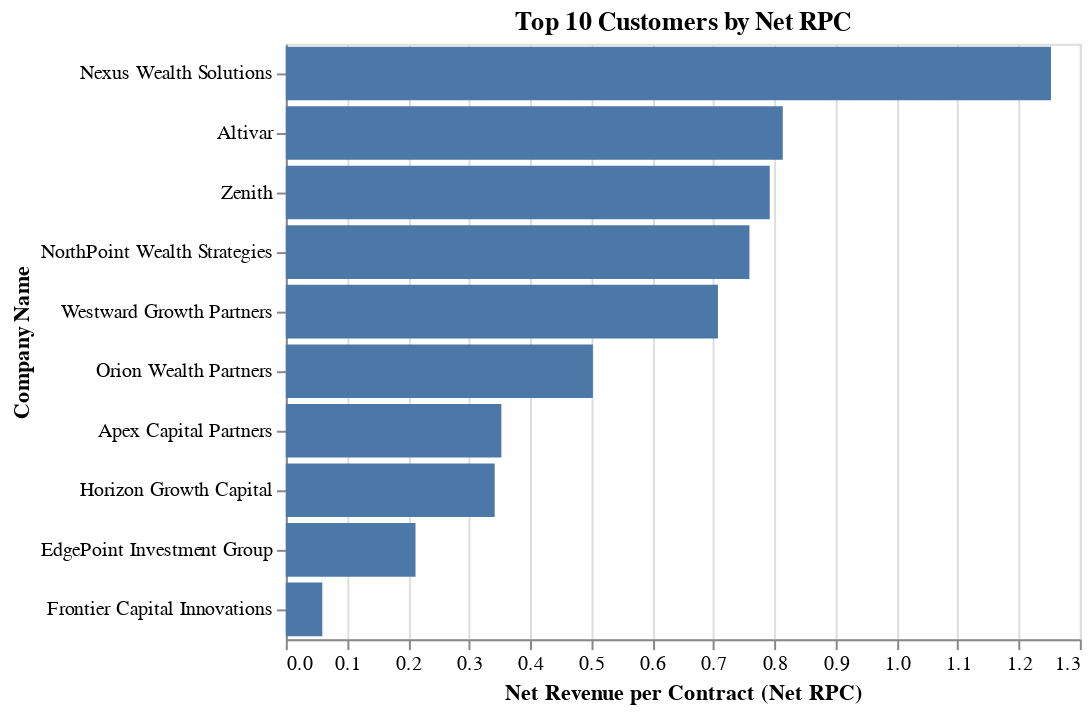

Notebook code cell kept with this figure:
### Markdown cell above
## Top 10 Customers by Net RPC

Net RPC measures profitability per contract. These customers yield the highest average revenue per trade, making them strategically valuable despite their total volume.

### Code cell
rpc_by_customer = df.groupby('Company Name').agg(
    Total_Lots=('Lots', 'sum'),
    Net_Fees=('Net Fees', 'sum')
).reset_index()

rpc_by_customer['Net_RPC'] = rpc_by_customer['Net_Fees'] / rpc_by_customer['Total_Lots']
top_net_rpc_customers = rpc_by_customer.nlargest(10, 'Net_RPC')

alt.Chart(top_net_rpc_customers).mark_bar().encode(
    x=alt.X('Net_RPC:Q', title='Net Revenue per Contract (Net RPC)'),
    y=alt.Y('Company Name:N', sort='-x'),
    tooltip=['Company Name', 'Net_RPC']
).properties(
    title='Top 10 Customers by Net RPC',
    width=400,
    height=300
)

### Figure 1 — Vega-Lite specification as saved in the notebook (floating-point values rounded to 4 significant figures)
{"config": {"view": {"continuousWidth": 300, "continuousHeight": 300}}, "data": {"name": "data-8da2799131bb3fc2f6f88808ec317fdd"}, "mark": {"type": "bar"}, "encoding": {"tooltip": [{"field": "Company Name", "type": "nominal"}, {"field": "Net_RPC", "type": "quantitative"}], "x": {"field": "Net_RPC", "title": "Net Revenue per Contract (Net RPC)", "type": "quantitative"}, "y": {"field": "Company Name", "sort": "-x", "type": "nominal"}}, "height": 300, "title": "Top 10 Customers by Net RPC", "width": 400, "$schema": "https://vega.github.io/schema/vega-lite/v5.8.0.json", "datasets": {"data-8da2799131bb3fc2f6f88808ec317fdd": [{"Company Name": "Nexus Wealth Solutions", "Total_Lots": 12980000.0, "Net_Fees": 16260000.0, "Net_RPC": 1.253}, {"Company Name": "Altivar", "Total_Lots": 23250000.0, "Net_Fees": 18920000.0, "Net_RPC": 0.8136}, {"Company Name": "Zenith", "Total_Lots": 14620000.0, "Net_Fees": 11580000.0, "Net_RPC": 0.7923}, {"Company Name": "NorthPoint Wealth Strategies", "Total_Lots": 24150000.0, "Net_Fees": 18330000.0, "Net_RPC": 0.759}, {"Company Name": "Westward Growth Partners", "Total_Lots": 26090000.0, "Net_Fees": 18460000.0, "Net_RPC": 0.7074}, {"Company Name": "Orion Wealth Partners", "Total_Lots": 32240000.0, "Net_Fees": 16210000.0, "Net_RPC": 0.5027}, {"Company Name": "Apex Capital Partners", "Total_Lots": 39110000.0, "Net_Fees": 13800000.0, "Net_RPC": 0.3529}, {"Company Name": "Horizon Growth Capital", "Total_Lots": 27450000.0, "Net_Fees": 9385000.0, "Net_RPC": 0.342}, {"Company Name": "EdgePoint Investment Group", "Total_Lots": 46400000.0, "Net_Fees": 9852000.0, "Net_RPC": 0.2123}, {"Company Name": "Frontier Capital Innovations", "Total_Lots": 9149000.0, "Net_Fees": 546200.0, "Net_RPC": 0.0597}]}}
